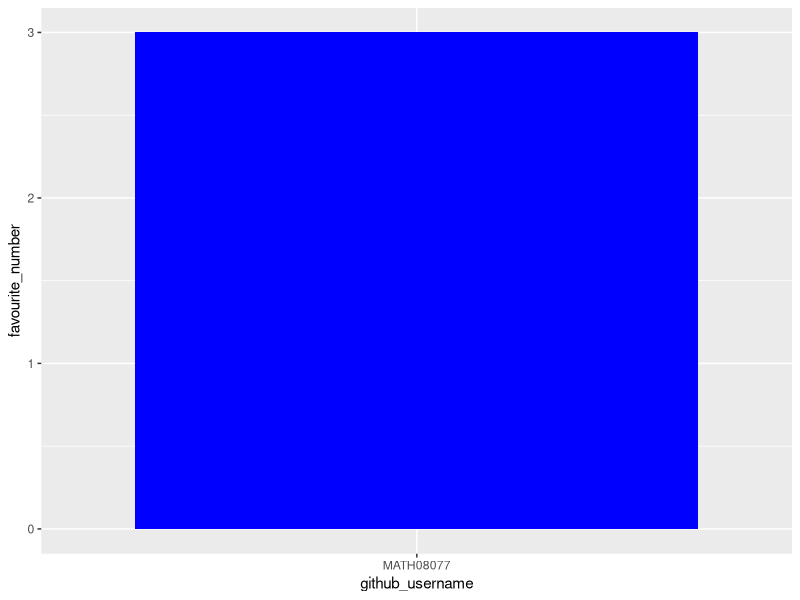

Write R code to recreate this figure.
## ---- chunk 1
library(tidyverse) 
## ---- chunk 2
team_data <- tibble(
  name = c("Oliver Amadeus"),
  github_username = c("MATH08077"), 
  colour = c("Blue"),
  hobby = c("Mathematics, Statistics, and TWICE"),
  favourite_number = c(3)
  )

team_data
## ---- chunk 3
p1 <- ggplot(data = team_data, 
             mapping = aes(x = github_username, 
                           y = favourite_number,
                           fill = colour), 
             ) +
   geom_col() +
   scale_fill_identity()
p1
